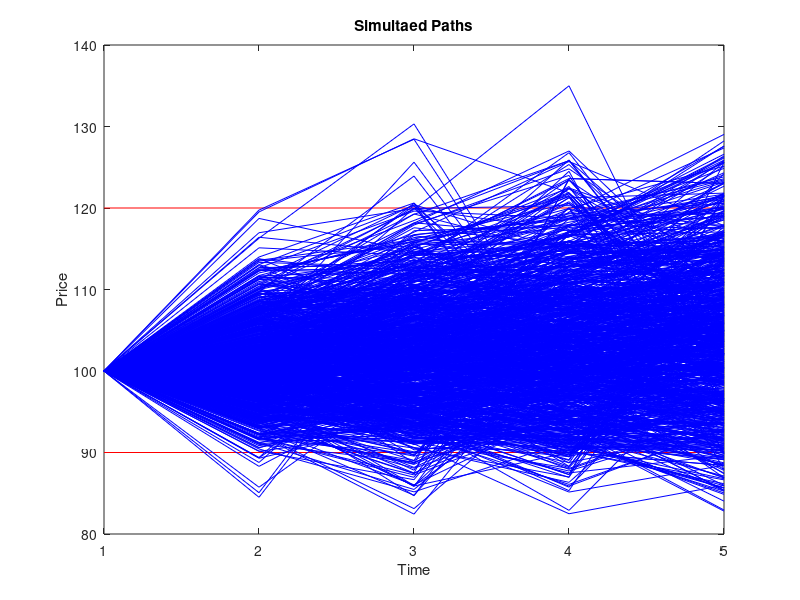

MATLAB code for this plot:
clear all;
close all;

%scenario%
paths = 1000;
periods = 4;
Etime = 1;
h = Etime/periods;

%stock%
S0 = 100;
a = 0.04;
r=0.04;
vol =  0.1;
delta = 0;

%option%
K = 100;
call = 1;                %set this to 0 if put, 1 if call%
upper_barrier = 120;
lower_barrier = 90;
OptionValue = 0;

%initializations%
results = zeros(1,paths);
time = 1:periods+1;
S = 1:periods+1;

plot([1, periods+1],[K, K], 'g');
hold on;
plot([1, periods+1],[upper_barrier, upper_barrier], 'r');
hold on
plot([1, periods+1],[lower_barrier, lower_barrier], 'r');
hold on;



%runs%
for(i = 1:paths)
    S(1) = S0;
   for(t = 2:periods+1 )
        z = randn;
        S(t)= S(t-1)*exp((a-delta-0.5*vol^2)*h+vol*z*sqrt(h));
        if(S(t) >= upper_barrier || S(t) <= lower_barrier)
            break;
        end;
   end
   plot(time, S, 'b');
   hold on;
   if(S(t) >= upper_barrier || S(t) <= lower_barrier)
       results(i) = 0;
   else
       if(call == 1)
            if(S(t)>K)
                results(i) = S(t)-K;
            else
                results(i) = 0;
            end
       else
           if(S(t)<K)
               results(i) = K - S(t);
           else
               results(i) = 0;
           end
       end
   end
end

xlabel('Time');
ylabel('Price');
title('Simultaed Paths');

OptionPrice = mean(results)*exp(-r*Etime)